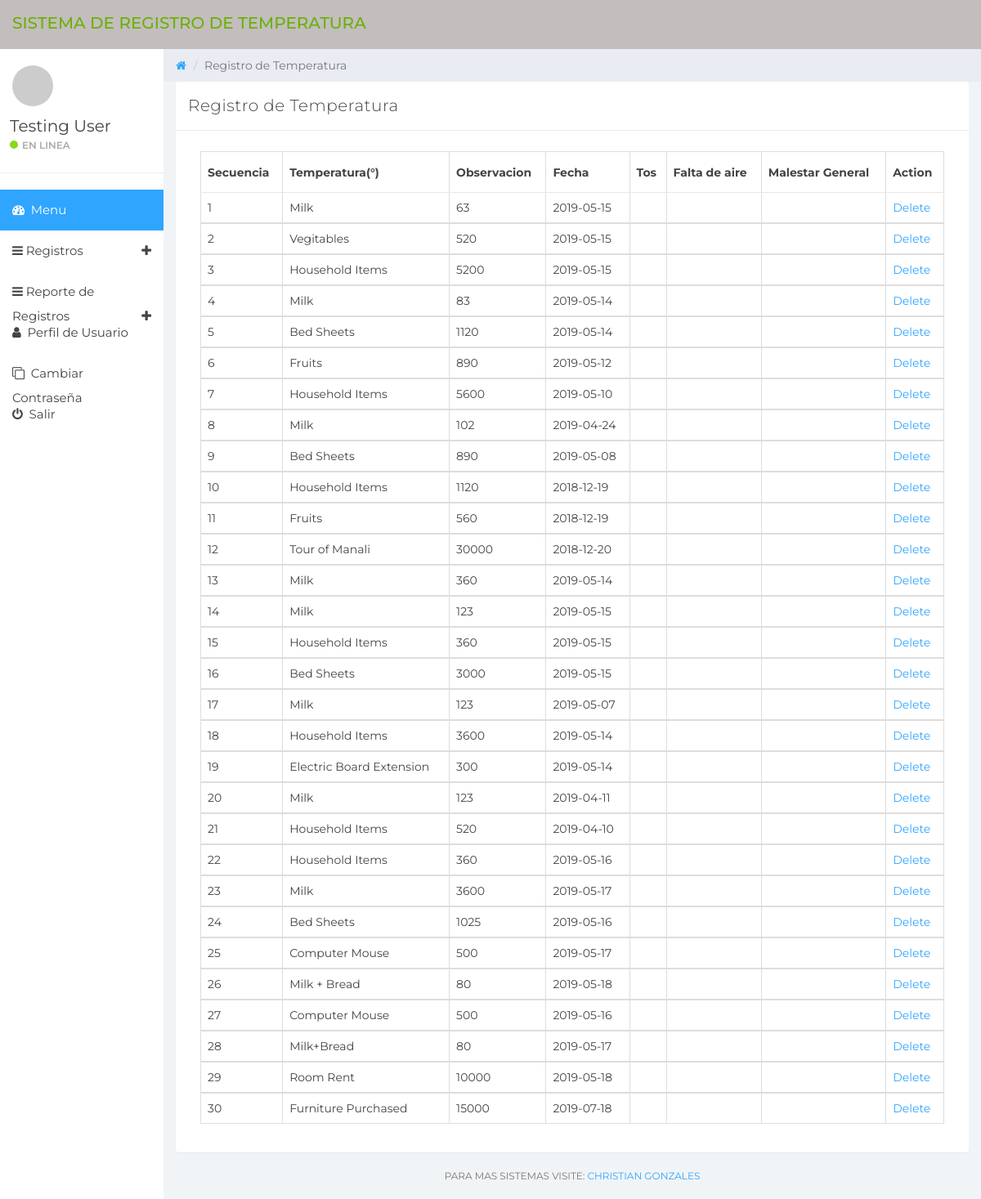
/BakIntranet250120/manage-expense.php (signed in), run on the app's committed database.
### tables this page shows
CREATE TABLE `tbluser` (
  `ID` int(10) NOT NULL,
  `FullName` varchar(150) DEFAULT NULL,
  `Email` varchar(200) DEFAULT NULL,
  `MobileNumber` bigint(10) DEFAULT NULL,
  `Password` varchar(200) DEFAULT NULL,
  `RegDate` timestamp NOT NULL DEFAULT current_timestamp()
);

CREATE TABLE `tblexpense` (
  `ID` int(10) NOT NULL,
  `UserId` int(10) NOT NULL,
  `ExpenseDate` date DEFAULT NULL,
  `ExpenseItem` varchar(200) DEFAULT NULL,
  `ExpenseCost` varchar(200) DEFAULT NULL,
  `NoteDate` timestamp NULL DEFAULT current_timestamp(),
  `tos` varchar(200) NOT NULL,
  `aire` varchar(200) NOT NULL,
  `malestar` varchar(200) NOT NULL
);

### BakIntranet250120/manage-expense.php (the view, shortened to what this page needs)
  <?php
if (strlen($_SESSION['detsuid']==0)) {
  header('location:logout.php');
  } else{
?>
<!DOCTYPE html>
<html>
<head>
	<link href="css/bootstrap.min.css" rel="stylesheet">
	<link href="css/font-awesome.min.css" rel="stylesheet">
	<link href="css/datepicker3.css" rel="stylesheet">
	<link href="css/styles.css" rel="stylesheet">
</head>
<body>
	<?php include_once('includes/header.php');?>
	<?php include_once('includes/sidebar.php');?>
	<div class="col-sm-9 col-sm-offset-3 col-lg-10 col-lg-offset-2 main">
		<div class="row">
			<ol class="breadcrumb">
				<li><a href="#">
					<em class="fa fa-home"></em>
				</a></li>
				<li class="active">Registro de Temperatura</li>
			</ol>
		</div>
		<div class="row">
			<div class="col-lg-12">
				<div class="panel panel-default">
					<div class="panel-heading">Registro de Temperatura</div>
					<div class="panel-body">
						<div class="col-md-12">
							<div class="table-responsive">
            <table class="table table-bordered mg-b-0">
              <thead>
                <tr>
                  <th>Secuencia</th>
                  <th>Temperatura(°)</th>
                  <th>Observacion</th>
				  <th>Fecha </th>
				  <th>Tos</th>
				  <th>Falta de aire</th>
				  <th>Malestar General</th>
                  <th>Action</th>
                </tr>
              </thead>
              <?php
              $userid=$_SESSION['detsuid'];
$ret=mysqli_query($con,"select * from tblexpense where UserId='$userid'");
$cnt=1;
while ($row=mysqli_fetch_array($ret)) {
?>
              <tbody>
                <tr>
                  <td><?php echo $cnt;?></td>
                  <td><?php  echo $row['ExpenseItem'];?></td>
                  <td><?php  echo $row['ExpenseCost'];?></td>
                  <td><?php  echo $row['ExpenseDate'];?></td>
				  <td><?php  echo $row['tos'];?></td>
				  <td><?php  echo $row['aire'];?></td>
				  <td><?php  echo $row['malestar'];?></td>
                  <td><a href="manage-expense.php?delid=<?php echo $row['ID'];?>">Delete</a>
                </tr>
                <?php
$cnt=$cnt+1;
}?>
              </tbody>
            </table>
          </div>
						</div>
					</div>
				</div>
			</div>
			<?php include_once('includes/footer.php');?>
		</div>
	</div>
</body>
</html>
<?php }  ?>

### BakIntranet250120/includes/sidebar.php (shortened to what this page needs)
<?php
include('includes/dbconnection.php');
?>
<div id="sidebar-collapse" class="col-sm-3 col-lg-2 sidebar">
        <div class="profile-sidebar">
            <div class="profile-userpic">
                <img src="http://placehold.it/50/30a5ff/fff" class="img-responsive" alt="">
            </div>
            <div class="profile-usertitle">
                <?php
$uid=$_SESSION['detsuid'];
$ret=mysqli_query($con,"select FullName from tbluser where ID='$uid'");
$row=mysqli_fetch_array($ret);
$name=$row['FullName'];
?>
                <div class="profile-usertitle-name"><?php echo $name; ?></div>
                <div class="profile-usertitle-status"><span class="indicator label-success"></span>EN LINEA</div>
            </div>
        </div>
        <ul class="nav menu">
            <li class="active"><a href="dashboard.php"><em class="fa fa-dashboard">&nbsp;</em> Menu</a></li>
            <li class="parent "><a data-toggle="collapse" href="#sub-item-1">
                <em class="fa fa-navicon">&nbsp;</em>Registros <span data-toggle="collapse" href="#sub-item-1" class="icon pull-right"><em class="fa fa-plus"></em></span>
                </a>
            </li>
  <li class="parent "><a data-toggle="collapse" href="#sub-item-2">
                <em class="fa fa-navicon">&nbsp;</em>Reporte de Registros <span data-toggle="collapse" href="#sub-item-1" class="icon pull-right"><em class="fa fa-plus"></em></span>
                </a>
            </li>
            <li><a href="user-profile.php"><em class="fa fa-user">&nbsp;</em> Perfil de Usuario</a></li>
             <li><a href="change-password.php"><em class="fa fa-clone">&nbsp;</em> Cambiar Contraseña</a></li>
<li><a href="logout.php"><em class="fa fa-power-off">&nbsp;</em> Salir</a></li>
        </ul>
    </div>

### BakIntranet250120/css/styles.css (style rules this page uses)
body { background: #f1f4f7; padding-top: 60px; font-size: 14px; color: #444444; font-family: "Montserrat", "Helvetica Neue", Helvetica, Arial, sans-serif; }
a, a:hover, a:focus { color: #30a5ff; }
.label-success { background-color: #8ad919; }
.panel { border: 0; }
.panel-heading { font-size: 20px; font-weight: 300; letter-spacing: 0.025em; height: 60px; line-height: 38px; }
.panel-default .panel-heading { background: #fff; border-bottom: 1px solid #e9ecf2; color: #444444; }
.sidebar { display: block; padding: 0; display: none; box-shadow: none; background: #fff; }
.sidebar ul { margin: 20px 0px; }
@media (min-width: 768px) { .sidebar { display: block; position: fixed; top: 60px; bottom: 0; left: 0; z-index: 1000; display: block; margin: 0; padding: 0; overflow-x: hidden; overflow-y: auto; } }
.sidebar ul.nav .active a, .sidebar ul.nav li.parent a.active, .sidebar ul.nav .active > a:hover, .sidebar ul.nav li.parent a.active:hover, .sidebar ul.nav .active > a:focus, .sidebar ul.nav li.parent a.active:focus { color: #fff; background-color: #30a5ff; }
.sidebar ul.nav li a { height: 50px; font-size: 15px; line-height: 2em; color: #444444; }
.profile-sidebar { padding: 10px 0; border-bottom: 1px solid #e9ecf2; }
.indicator { width: 10px; height: 10px; display: inline-block; border-radius: 9999px; margin-right: 5px; }
.profile-userpic img { float: left; margin: 10px 0px 0px 15px; width: 50px; height: 50px; border-radius: 9999px !important; }
.profile-usertitle { float: left; text-align: left; margin: 10px 0 0 12px; }
.profile-usertitle-name { font-size: 20px; margin-bottom: 0px; }
.profile-usertitle-status { text-transform: uppercase; color: #AAA; font-size: 12px; font-weight: 600; margin-bottom: 15px; }
.breadcrumb { border-radius: 0; padding: 10px 15px 10px 15px; background: #e9ecf2; margin: 0; }
.table { background: #fff; }
.table > thead > tr > th { border-bottom: 1px solid #e6e7e8; vertical-align: middle; height: 50px; }

### data on the page
tbluser: FullName "Testing User"
tblexpense: ExpenseItem "Milk", ExpenseCost "63", ExpenseDate "2019-05-15"
tblexpense: ExpenseItem "Vegitables", ExpenseCost "520", ExpenseDate "2019-05-15"
tblexpense: ExpenseItem "Household Items", ExpenseCost "5200", ExpenseDate "2019-05-15"
tblexpense: ExpenseItem "Milk", ExpenseCost "83", ExpenseDate "2019-05-14"
tblexpense: ExpenseItem "Bed Sheets", ExpenseCost "1120", ExpenseDate "2019-05-14"
tblexpense: ExpenseItem "Fruits", ExpenseCost "890", ExpenseDate "2019-05-12"
tblexpense: ExpenseItem "Household Items", ExpenseCost "5600", ExpenseDate "2019-05-10"
tblexpense: ExpenseItem "Milk", ExpenseCost "102", ExpenseDate "2019-04-24"
tblexpense: ExpenseItem "Bed Sheets", ExpenseCost "890", ExpenseDate "2019-05-08"
tblexpense: ExpenseItem "Household Items", ExpenseCost "1120", ExpenseDate "2018-12-19"
tblexpense: ExpenseItem "Fruits", ExpenseCost "560", ExpenseDate "2018-12-19"
tblexpense: ExpenseItem "Tour of Manali", ExpenseCost "30000", ExpenseDate "2018-12-20"
tblexpense: ExpenseItem "Milk", ExpenseCost "360", ExpenseDate "2019-05-14"
tblexpense: ExpenseItem "Milk", ExpenseCost "123", ExpenseDate "2019-05-15"
tblexpense: ExpenseItem "Household Items", ExpenseCost "360", ExpenseDate "2019-05-15"
tblexpense: ExpenseItem "Bed Sheets", ExpenseCost "3000", ExpenseDate "2019-05-15"
tblexpense: ExpenseItem "Milk", ExpenseCost "123", ExpenseDate "2019-05-07"
tblexpense: ExpenseItem "Household Items", ExpenseCost "3600", ExpenseDate "2019-05-14"
tblexpense: ExpenseItem "Electric Board Extension", ExpenseCost "300", ExpenseDate "2019-05-14"
tblexpense: ExpenseItem "Milk", ExpenseCost "123", ExpenseDate "2019-04-11"
tblexpense: ExpenseItem "Household Items", ExpenseCost "520", ExpenseDate "2019-04-10"
tblexpense: ExpenseItem "Household Items", ExpenseCost "360", ExpenseDate "2019-05-16"
tblexpense: ExpenseItem "Milk", ExpenseCost "3600", ExpenseDate "2019-05-17"
tblexpense: ExpenseItem "Bed Sheets", ExpenseCost "1025", ExpenseDate "2019-05-16"
tblexpense: ExpenseItem "Computer Mouse", ExpenseCost "500", ExpenseDate "2019-05-17"
tblexpense: ExpenseItem "Milk + Bread", ExpenseCost "80", ExpenseDate "2019-05-18"
tblexpense: ExpenseItem "Computer Mouse", ExpenseCost "500", ExpenseDate "2019-05-16"
tblexpense: ExpenseItem "Milk+Bread", ExpenseCost "80", ExpenseDate "2019-05-17"
tblexpense: ExpenseItem "Room Rent", ExpenseCost "10000", ExpenseDate "2019-05-18"
tblexpense: ExpenseItem "Furniture Purchased", ExpenseCost "15000", ExpenseDate "2019-07-18"
